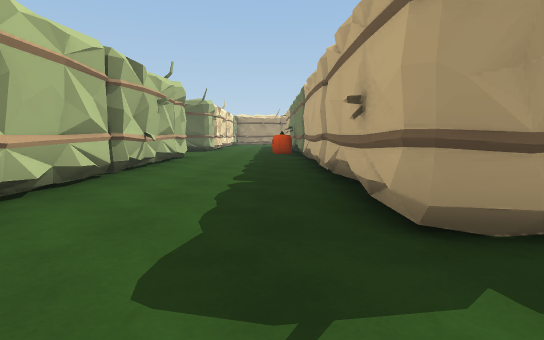
[1] (above)

24 first-person views from a walk through a 3-D level made in the Unity game engine. The camera is 1.2 m above the floor, tilts 6° down and sees 80° across. The floor is counted in squares, 2 m on a side. Each view is taken from the middle of a square. On the plan, view 1 faces up. The plan holds only what a view shows up to about 10 squares ahead; the rest is blank. The place goes on beyond the plan. The player character is not drawn. Some animated figures are left out. Some surface patterns are stand-ins.

[2]
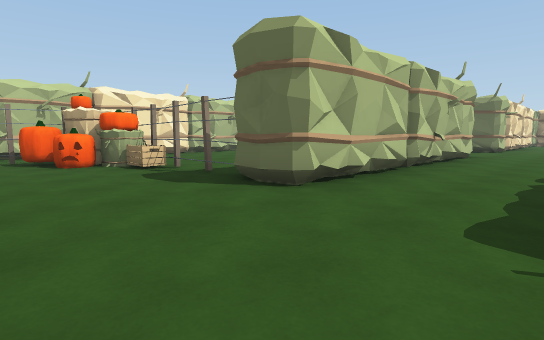

[3]
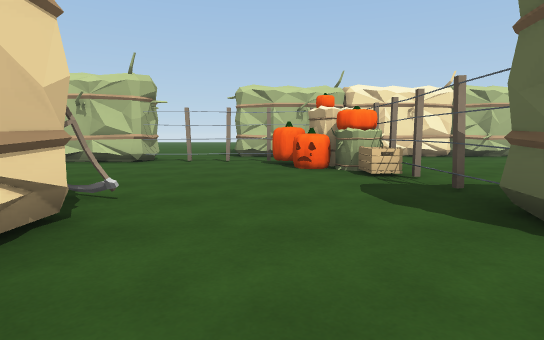

[4]
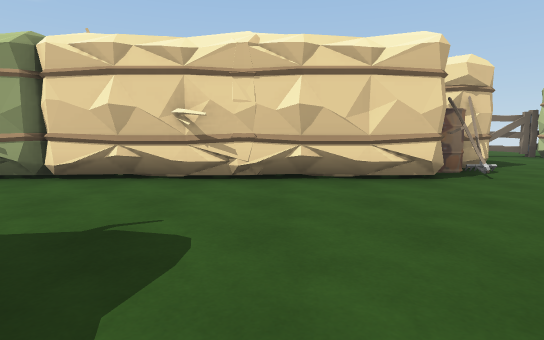

[5]
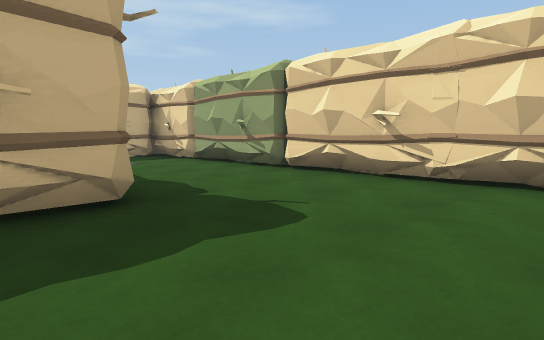

[6]
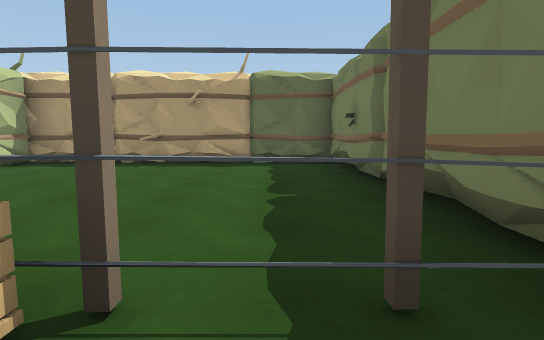

[7]
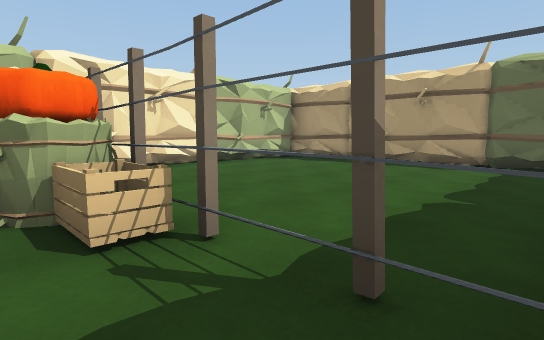

[8]
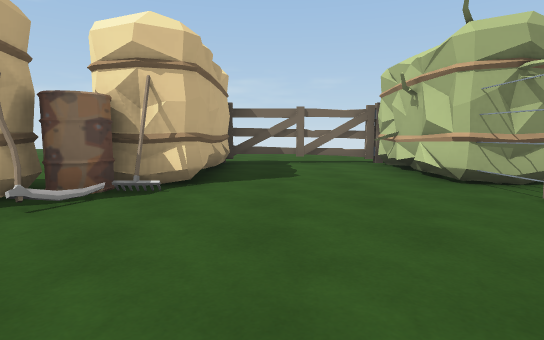

[9]
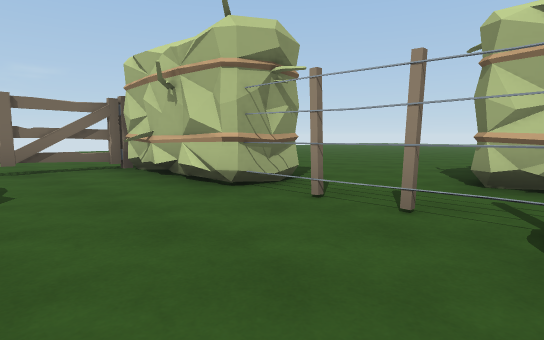

[10]
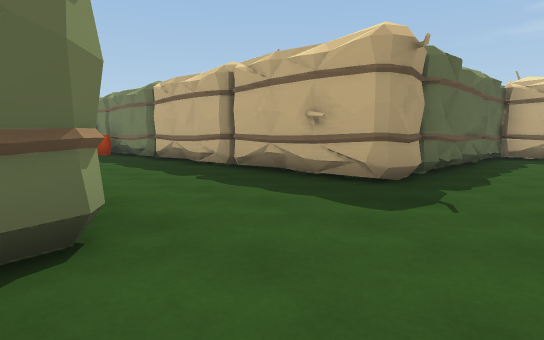

[11]
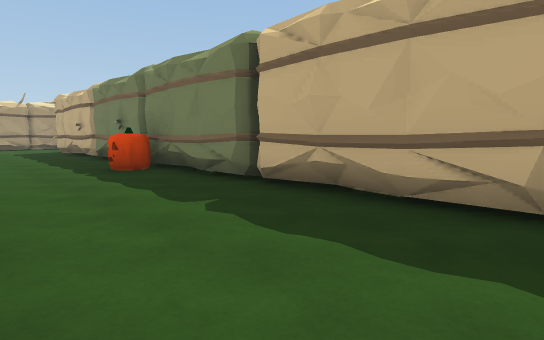

[12]
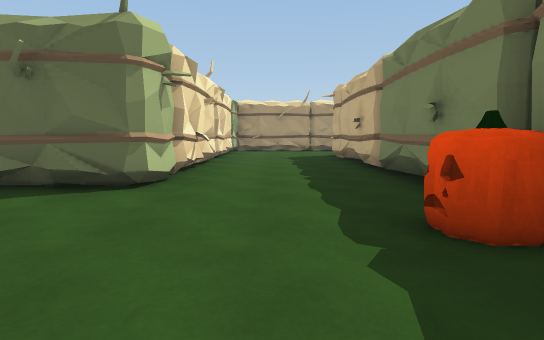

[13]
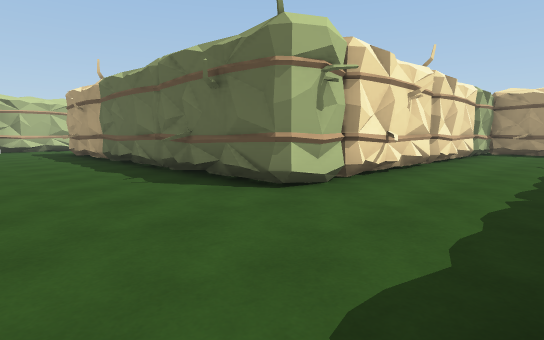

[14]
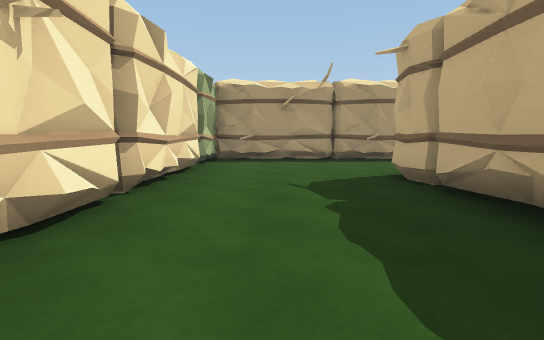

[15]
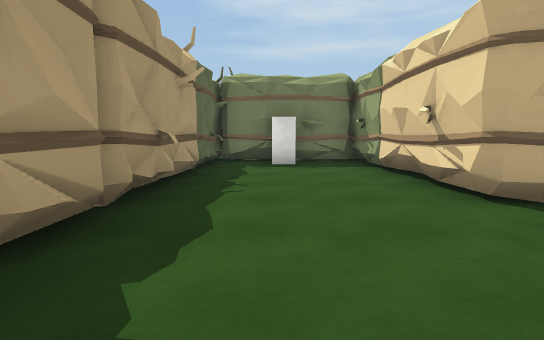

[16]
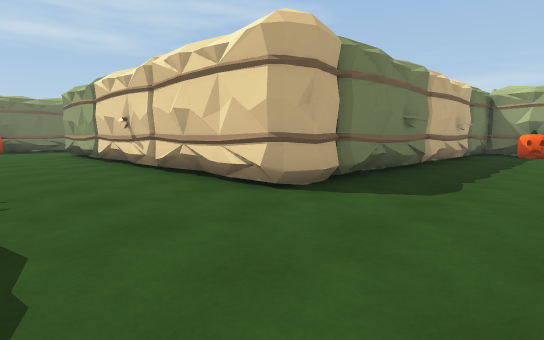

[17]
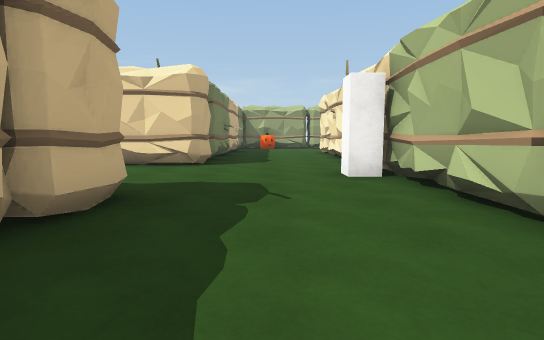

[18]
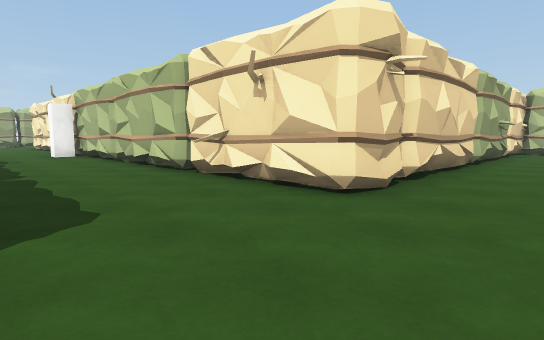

[19]
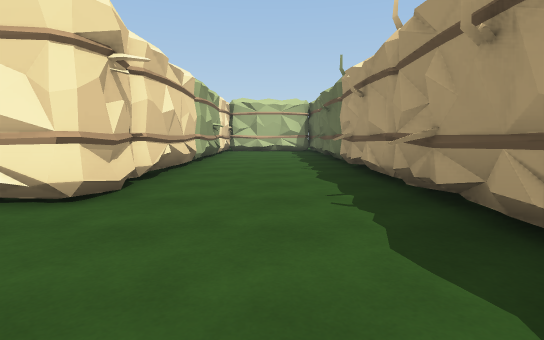

[20]
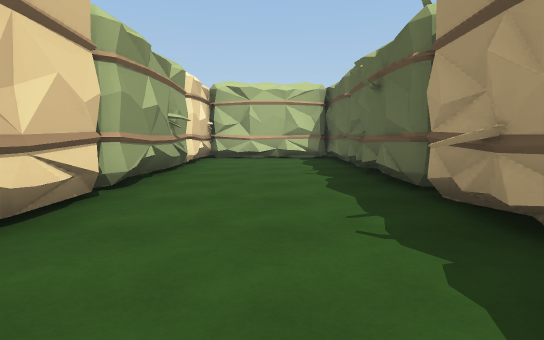

[21]
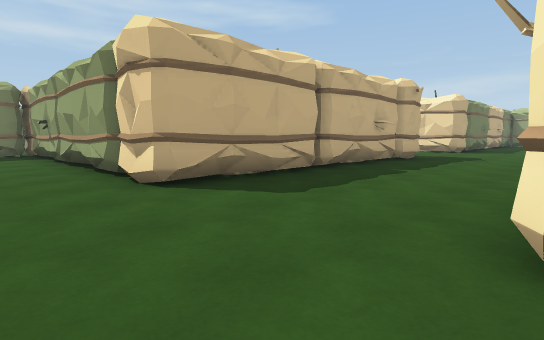

[22]
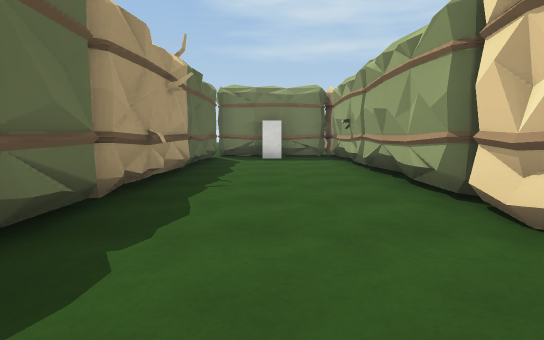

[23]
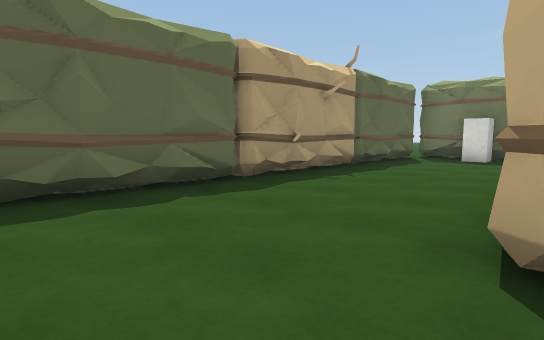

[24]
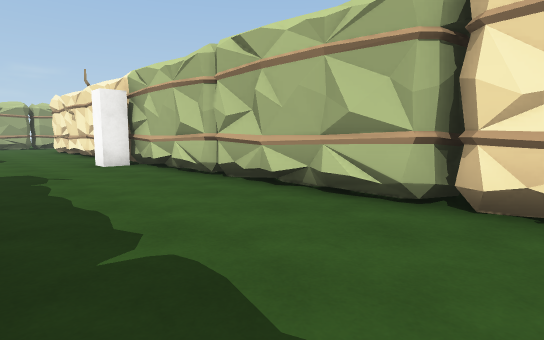

### Floor plan
Key: @ floor where view 1 was taken; # wall or solid block; x gap in a wall; . floor; B hay bale; P pumpkin; O other object.
Columns run from 26 left of view 1 to 8 right of it. Each row starts with its distance up from view 1.
 24 OOOO###O#####OOO###OOOOO   OOO
 23  O.....................    #
 22  O....................#OO..O..OO#
 21  O.....................O.......##
 20  ##O###OOO#O...OOOO####O........#O
 19     O  OOO##...O    O  O...######
 18            #...O      OO...#  O
 17           OO...#      O#...#
 16            O...#      O#...#
 15            O...#O     O#O..#O
 14            O...#  OOO  #...#
 13           OO...#O#OOO#O#...#
 12           OO...............#O
 11            O..............OOO
 10            O...............OO
  9            O...OOO###OOO...OO
  8            #...#OOO##OO ...O
  7            #...#O.....O ...O
  6            O...#O.....O O..O
  5              ..##.....O#...#
  4              .. O.....OO...#
  3              .. O.....OO...#O
  2              ..#  #BO#OO...##OOOOOO
  1              O. O#BB..............
  0             OOO O#P.......@......
 -1             OO  O#...............#O
 -2           .......#....OOOO########
 -3           ......O#...OOOOOOO OOOOOO
 -4            .....  ...O ..
 -5            ....   O..O
 -6             ..   #...#
 -7                   x##.

Where each view was taken, in squares from view 1:
view 1: 0 up, 0 right, facing up
view 2: 1 down, 0 right, facing up-left
view 3: 0 up, 1 left, facing left
view 4: 3 up, 1 left, facing down
view 5: 3 up, 2 left, facing down-right
view 6: 1 up, 5 left, facing up
view 7: 1 up, 4 left, facing up-left
view 8: 1 up, 6 left, facing down
view 9: 0 up, 6 left, facing down-left
view 10: 0 up, 3 left, facing up-right
view 11: 5 up, 2 left, facing up-right
view 12: 9 up, 1 left, facing up
view 13: 10 up, 0 right, facing up-left
view 14: 14 up, 1 left, facing up
view 15: 21 up, 2 left, facing right
view 16: 12 up, 14 left, facing down-right
view 17: 16 up, 13 left, facing down
view 18: 22 up, 12 left, facing down-left
view 19: 22 up, 12 left, facing left
view 20: 22 up, 16 left, facing left
view 21: 22 up, 15 left, facing down-right
view 22: 22 up, 13 left, facing right
view 23: 20 up, 13 left, facing up-right
view 24: 18 up, 12 left, facing down-left
